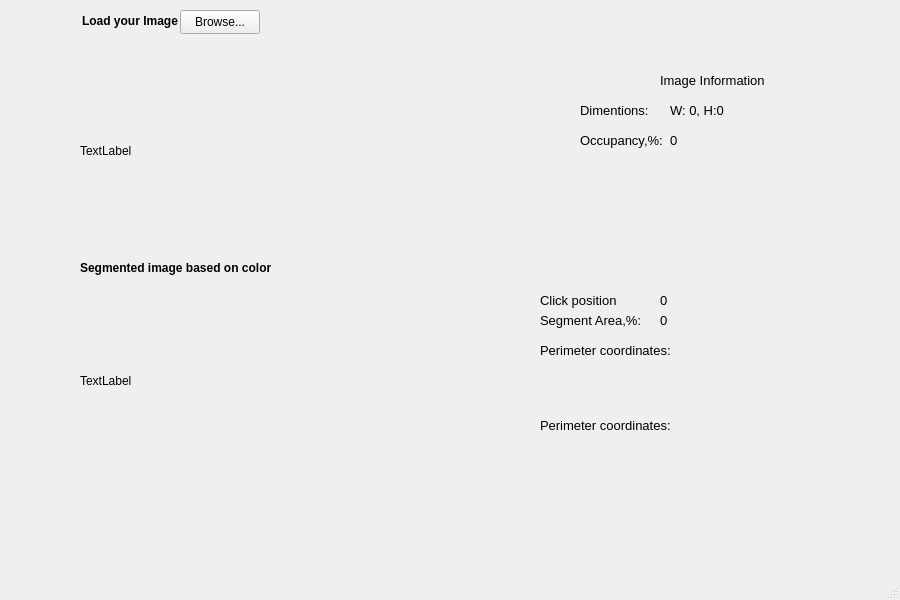
<?xml version="1.0" encoding="UTF-8"?>
<ui version="4.0">
 <class>MainWindow</class>
 <widget class="QMainWindow" name="MainWindow">
  <property name="geometry">
   <rect>
    <x>0</x>
    <y>0</y>
    <width>900</width>
    <height>600</height>
   </rect>
  </property>
  <property name="maximumSize">
   <size>
    <width>900</width>
    <height>600</height>
   </size>
  </property>
  <property name="windowTitle">
   <string>MainWindow</string>
  </property>
  <widget class="QWidget" name="centralwidget">
   <widget class="QPushButton" name="pushButton">
    <property name="geometry">
     <rect>
      <x>180</x>
      <y>10</y>
      <width>80</width>
      <height>24</height>
     </rect>
    </property>
    <property name="maximumSize">
     <size>
      <width>175</width>
      <height>70</height>
     </size>
    </property>
    <property name="text">
     <string>Browse...</string>
    </property>
   </widget>
   <widget class="QLabel" name="label">
    <property name="geometry">
     <rect>
      <x>82</x>
      <y>13</y>
      <width>101</width>
      <height>16</height>
     </rect>
    </property>
    <property name="maximumSize">
     <size>
      <width>175</width>
      <height>70</height>
     </size>
    </property>
    <property name="font">
     <font>
      <bold>true</bold>
     </font>
    </property>
    <property name="text">
     <string>Load your Image</string>
    </property>
   </widget>
   <widget class="QLabel" name="label_pic">
    <property name="geometry">
     <rect>
      <x>80</x>
      <y>50</y>
      <width>451</width>
      <height>201</height>
     </rect>
    </property>
    <property name="maximumSize">
     <size>
      <width>500</width>
      <height>500</height>
     </size>
    </property>
    <property name="text">
     <string>TextLabel</string>
    </property>
   </widget>
   <widget class="QLabel" name="imageInfo">
    <property name="geometry">
     <rect>
      <x>660</x>
      <y>70</y>
      <width>131</width>
      <height>21</height>
     </rect>
    </property>
    <property name="maximumSize">
     <size>
      <width>175</width>
      <height>70</height>
     </size>
    </property>
    <property name="font">
     <font>
      <pointsize>10</pointsize>
     </font>
    </property>
    <property name="text">
     <string>Image Information</string>
    </property>
   </widget>
   <widget class="QLabel" name="label_4">
    <property name="geometry">
     <rect>
      <x>580</x>
      <y>100</y>
      <width>81</width>
      <height>21</height>
     </rect>
    </property>
    <property name="maximumSize">
     <size>
      <width>175</width>
      <height>70</height>
     </size>
    </property>
    <property name="font">
     <font>
      <pointsize>10</pointsize>
     </font>
    </property>
    <property name="text">
     <string>Dimentions:</string>
    </property>
   </widget>
   <widget class="QLabel" name="dims">
    <property name="geometry">
     <rect>
      <x>670</x>
      <y>100</y>
      <width>200</width>
      <height>21</height>
     </rect>
    </property>
    <property name="maximumSize">
     <size>
      <width>200</width>
      <height>70</height>
     </size>
    </property>
    <property name="font">
     <font>
      <pointsize>10</pointsize>
     </font>
    </property>
    <property name="text">
     <string>W: 0, H:0</string>
    </property>
   </widget>
   <widget class="QLabel" name="label_6">
    <property name="geometry">
     <rect>
      <x>580</x>
      <y>130</y>
      <width>91</width>
      <height>21</height>
     </rect>
    </property>
    <property name="maximumSize">
     <size>
      <width>175</width>
      <height>70</height>
     </size>
    </property>
    <property name="font">
     <font>
      <pointsize>10</pointsize>
     </font>
    </property>
    <property name="text">
     <string>Occupancy,%:</string>
    </property>
   </widget>
   <widget class="QLabel" name="pDark">
    <property name="geometry">
     <rect>
      <x>670</x>
      <y>130</y>
      <width>200</width>
      <height>21</height>
     </rect>
    </property>
    <property name="maximumSize">
     <size>
      <width>200</width>
      <height>70</height>
     </size>
    </property>
    <property name="font">
     <font>
      <pointsize>10</pointsize>
     </font>
    </property>
    <property name="text">
     <string>0</string>
    </property>
   </widget>
   <widget class="QLabel" name="label_2">
    <property name="geometry">
     <rect>
      <x>80</x>
      <y>260</y>
      <width>250</width>
      <height>16</height>
     </rect>
    </property>
    <property name="maximumSize">
     <size>
      <width>250</width>
      <height>50</height>
     </size>
    </property>
    <property name="font">
     <font>
      <pointsize>9</pointsize>
      <bold>true</bold>
     </font>
    </property>
    <property name="text">
     <string>Segmented image based on color</string>
    </property>
   </widget>
   <widget class="QLabel" name="label_7">
    <property name="geometry">
     <rect>
      <x>540</x>
      <y>290</y>
      <width>91</width>
      <height>21</height>
     </rect>
    </property>
    <property name="maximumSize">
     <size>
      <width>175</width>
      <height>70</height>
     </size>
    </property>
    <property name="font">
     <font>
      <pointsize>10</pointsize>
     </font>
    </property>
    <property name="text">
     <string>Click position</string>
    </property>
   </widget>
   <widget class="QLabel" name="pDark_2">
    <property name="geometry">
     <rect>
      <x>660</x>
      <y>290</y>
      <width>200</width>
      <height>21</height>
     </rect>
    </property>
    <property name="maximumSize">
     <size>
      <width>200</width>
      <height>70</height>
     </size>
    </property>
    <property name="font">
     <font>
      <pointsize>10</pointsize>
     </font>
    </property>
    <property name="text">
     <string>0</string>
    </property>
   </widget>
   <widget class="QLabel" name="pDark_3">
    <property name="geometry">
     <rect>
      <x>660</x>
      <y>310</y>
      <width>200</width>
      <height>21</height>
     </rect>
    </property>
    <property name="maximumSize">
     <size>
      <width>200</width>
      <height>70</height>
     </size>
    </property>
    <property name="font">
     <font>
      <pointsize>10</pointsize>
     </font>
    </property>
    <property name="text">
     <string>0</string>
    </property>
   </widget>
   <widget class="QLabel" name="label_8">
    <property name="geometry">
     <rect>
      <x>540</x>
      <y>310</y>
      <width>101</width>
      <height>21</height>
     </rect>
    </property>
    <property name="maximumSize">
     <size>
      <width>175</width>
      <height>70</height>
     </size>
    </property>
    <property name="font">
     <font>
      <pointsize>10</pointsize>
     </font>
    </property>
    <property name="text">
     <string>Segment Area,%:</string>
    </property>
   </widget>
   <widget class="QLabel" name="pDark_4">
    <property name="geometry">
     <rect>
      <x>540</x>
      <y>360</y>
      <width>191</width>
      <height>131</height>
     </rect>
    </property>
    <property name="maximumSize">
     <size>
      <width>200</width>
      <height>500</height>
     </size>
    </property>
    <property name="font">
     <font>
      <pointsize>10</pointsize>
     </font>
    </property>
    <property name="text">
     <string>Perimeter coordinates:</string>
    </property>
   </widget>
   <widget class="QLabel" name="label_9">
    <property name="geometry">
     <rect>
      <x>540</x>
      <y>340</y>
      <width>141</width>
      <height>21</height>
     </rect>
    </property>
    <property name="maximumSize">
     <size>
      <width>175</width>
      <height>500</height>
     </size>
    </property>
    <property name="font">
     <font>
      <pointsize>10</pointsize>
     </font>
    </property>
    <property name="text">
     <string>Perimeter coordinates:</string>
    </property>
   </widget>
   <widget class="QLabel" name="label_pic_2">
    <property name="geometry">
     <rect>
      <x>80</x>
      <y>280</y>
      <width>451</width>
      <height>201</height>
     </rect>
    </property>
    <property name="maximumSize">
     <size>
      <width>500</width>
      <height>500</height>
     </size>
    </property>
    <property name="text">
     <string>TextLabel</string>
    </property>
   </widget>
  </widget>
  <widget class="QMenuBar" name="menubar">
   <property name="geometry">
    <rect>
     <x>0</x>
     <y>0</y>
     <width>900</width>
     <height>21</height>
    </rect>
   </property>
  </widget>
  <widget class="QStatusBar" name="statusbar"/>
 </widget>
 <resources/>
 <connections/>
</ui>
